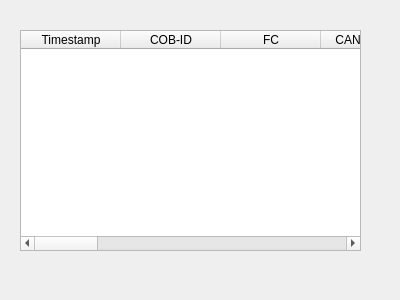
<?xml version="1.0" encoding="UTF-8"?>
<ui version="4.0">
    <class>RXCANFilteredTable</class>
    <widget class="QWidget" name="RXCANFilteredTable">
        <property name="geometry">
            <rect>
                <x>0</x>
                <y>0</y>
                <width>400</width>
                <height>300</height>
            </rect>
        </property>
        <property name="windowTitle">
            <string>RXCANFilteredTable</string>
        </property>
        <widget class="QTableWidget" name="tableWidget">
            <property name="geometry">
                <rect>
                    <x>20</x>
                    <y>30</y>
                    <width>341</width>
                    <height>221</height>
                </rect>
            </property>
            <column>
                <property name="text">
                    <string>Timestamp</string>
                </property>
            </column>
            <column>
                <property name="text">
                    <string>COB-ID</string>
                </property>
            </column>
            <column>
                <property name="text">
                    <string>FC</string>
                </property>
            </column>
            <column>
                <property name="text">
                    <string>CANopen FC</string>
                </property>
            </column>
            <column>
                <property name="text">
                    <string>CAN-ID</string>
                </property>
            </column>
            <column>
                <property name="text">
                    <string>DLC</string>
                </property>
            </column>
            <column>
                <property name="text">
                    <string>B0</string>
                </property>
            </column>
            <column>
                <property name="text">
                    <string>B1</string>
                </property>
            </column>
            <column>
                <property name="text">
                    <string>B2</string>
                </property>
            </column>
            <column>
                <property name="text">
                    <string>B3</string>
                </property>
            </column>
            <column>
                <property name="text">
                    <string>B4</string>
                </property>
            </column>
            <column>
                <property name="text">
                    <string>B5</string>
                </property>
            </column>
            <column>
                <property name="text">
                    <string>B6</string>
                </property>
            </column>
            <column>
                <property name="text">
                    <string>B7</string>
                </property>
            </column>
            <column>
                <property name="text">
                    <string>ASCII</string>
                </property>
            </column>
        </widget>
    </widget>
    <resources/>
    <connections/>
</ui>
